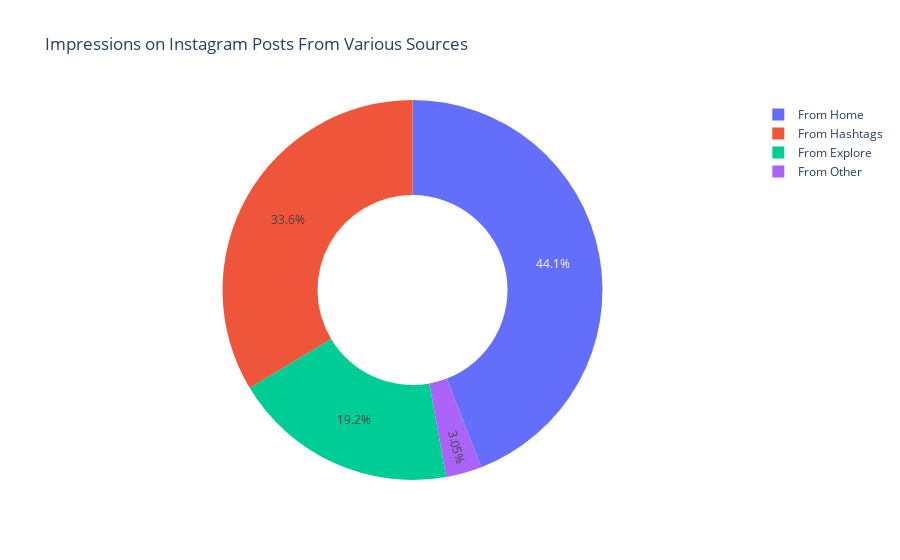

The notebook cell saved with this chart:
### Markdown cell above
### Percentage of impressions this person gets from various sources on Instagram

### Code cell
# Percentage of impressions this person gets from various sources on Instagram
home = data["From Home"].sum()
hashtags = data["From Hashtags"].sum()
explore = data["From Explore"].sum()
other = data["From Other"].sum()

labels = ['From Home', "From Hashtags", 'From Explore', 'From Other']
values = [home, hashtags, explore, other]

fig = px.pie(data, values=values, names=labels, title='Impressions on Instagram Posts From Various Sources', hole=0.5)
fig.show()

### Figure 1 — Plotly figure (JSON) as saved in the notebook; plotly's stock layout.template omitted (floating-point values rounded to 4 significant figures)
{"data": [{"domain": {"x": [0, 1], "y": [0, 1]}, "hole": 0.5, "hovertemplate": "label=%{label}<br>value=%{value}<extra></extra>", "labels": ["From Home", "From Hashtags", "From Explore", "From Other"], "legendgroup": "", "name": "", "showlegend": true, "type": "pie", "values": [294619, 224614, 128294, 20360]}], "layout": {"legend": {"tracegroupgap": 0}, "title": {"text": "Impressions on Instagram Posts From Various Sources"}}}
